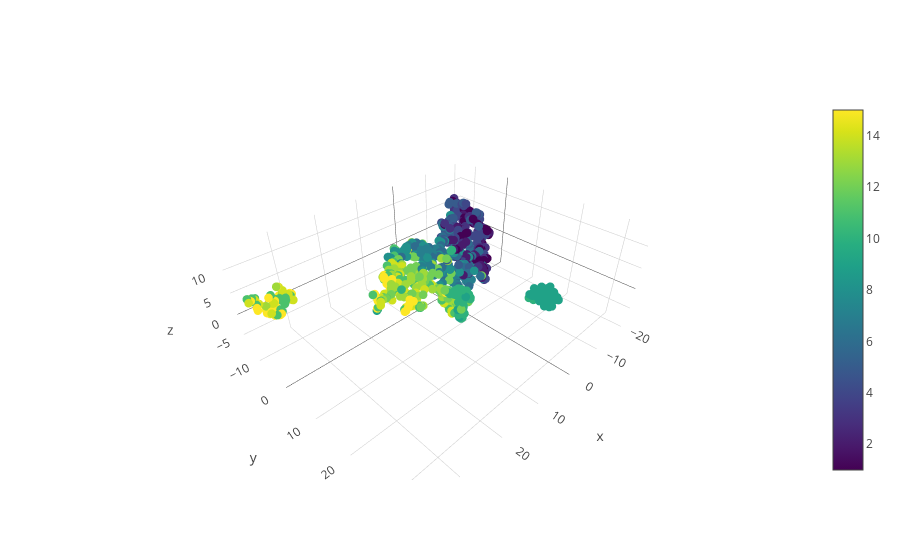

This figure's notebook cell:
### Code cell
# Plot with plotly to get interactive 3D representation
iplot([go.Scatter3d(
    x = players_stats_tsne[:,0],
    y = players_stats_tsne[:,1],
    z = players_stats_tsne[:,2],
    text =  player_stats.loc[:,"number"].values,
    mode = 'markers',
     marker=dict(
         color = player_stats.loc[:,"number"],
        colorscale='Viridis',
         showscale=True,
        size=3)
)])

### Figure 1 — Plotly figure (JSON) as saved in the notebook; plotly's stock layout.template omitted (floating-point values rounded to 4 significant figures; data arrays with more than 128 entries replaced by an {"elided": "..."} marker saying what was removed)
{"data": [{"marker": {"color": {"elided": "770 int values"}, "colorscale": "Viridis", "showscale": true, "size": 3}, "mode": "markers", "text": {"elided": "770 int values"}, "type": "scatter3d", "x": {"elided": "770 float values"}, "y": {"elided": "770 float values"}, "z": {"elided": "770 float values"}}], "layout": {}}
